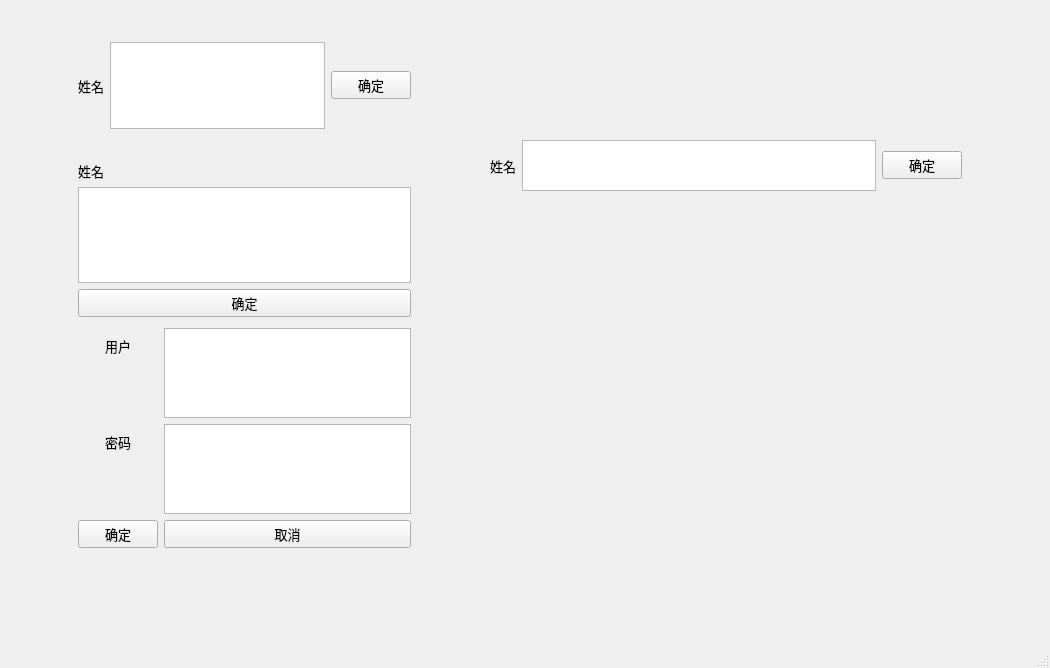
<?xml version="1.0" encoding="UTF-8"?>
<ui version="4.0">
 <class>MainWindow</class>
 <widget class="QMainWindow" name="MainWindow">
  <property name="geometry">
   <rect>
    <x>0</x>
    <y>0</y>
    <width>1050</width>
    <height>668</height>
   </rect>
  </property>
  <property name="windowTitle">
   <string>MainWindow</string>
  </property>
  <widget class="QWidget" name="centralwidget">
   <property name="font">
    <font>
     <family>微软雅黑</family>
     <pointsize>10</pointsize>
    </font>
   </property>
   <widget class="QWidget" name="horizontalLayoutWidget">
    <property name="geometry">
     <rect>
      <x>70</x>
      <y>34</y>
      <width>351</width>
      <height>105</height>
     </rect>
    </property>
    <layout class="QHBoxLayout" name="horizontalLayout">
     <property name="leftMargin">
      <number>8</number>
     </property>
     <property name="topMargin">
      <number>8</number>
     </property>
     <property name="rightMargin">
      <number>10</number>
     </property>
     <property name="bottomMargin">
      <number>10</number>
     </property>
     <item>
      <widget class="QLabel" name="label">
       <property name="enabled">
        <bool>true</bool>
       </property>
       <property name="font">
        <font>
         <family>微软雅黑</family>
         <pointsize>10</pointsize>
         <weight>50</weight>
         <bold>false</bold>
        </font>
       </property>
       <property name="text">
        <string>姓名</string>
       </property>
      </widget>
     </item>
     <item>
      <widget class="QTextEdit" name="textEdit">
       <property name="sizePolicy">
        <sizepolicy hsizetype="Preferred" vsizetype="Preferred">
         <horstretch>0</horstretch>
         <verstretch>0</verstretch>
        </sizepolicy>
       </property>
       <property name="sizeIncrement">
        <size>
         <width>0</width>
         <height>0</height>
        </size>
       </property>
      </widget>
     </item>
     <item>
      <widget class="QPushButton" name="pushButton">
       <property name="text">
        <string>确定</string>
       </property>
      </widget>
     </item>
    </layout>
   </widget>
   <widget class="QWidget" name="verticalLayoutWidget">
    <property name="geometry">
     <rect>
      <x>70</x>
      <y>153</y>
      <width>351</width>
      <height>174</height>
     </rect>
    </property>
    <layout class="QVBoxLayout" name="verticalLayout">
     <property name="leftMargin">
      <number>8</number>
     </property>
     <property name="topMargin">
      <number>8</number>
     </property>
     <property name="rightMargin">
      <number>10</number>
     </property>
     <property name="bottomMargin">
      <number>10</number>
     </property>
     <item>
      <widget class="QLabel" name="label_2">
       <property name="font">
        <font>
         <family>微软雅黑</family>
         <pointsize>10</pointsize>
        </font>
       </property>
       <property name="text">
        <string>姓名</string>
       </property>
      </widget>
     </item>
     <item>
      <widget class="QTextEdit" name="textEdit_2"/>
     </item>
     <item>
      <widget class="QPushButton" name="pushButton_2">
       <property name="text">
        <string>确定</string>
       </property>
      </widget>
     </item>
    </layout>
   </widget>
   <widget class="QWidget" name="formLayoutWidget">
    <property name="geometry">
     <rect>
      <x>70</x>
      <y>320</y>
      <width>351</width>
      <height>238</height>
     </rect>
    </property>
    <layout class="QFormLayout" name="formLayout">
     <property name="labelAlignment">
      <set>Qt::AlignCenter</set>
     </property>
     <property name="formAlignment">
      <set>Qt::AlignCenter</set>
     </property>
     <property name="leftMargin">
      <number>8</number>
     </property>
     <property name="topMargin">
      <number>8</number>
     </property>
     <property name="rightMargin">
      <number>10</number>
     </property>
     <property name="bottomMargin">
      <number>10</number>
     </property>
     <item row="0" column="0">
      <widget class="QLabel" name="label_3">
       <property name="text">
        <string>用户</string>
       </property>
       <property name="alignment">
        <set>Qt::AlignCenter</set>
       </property>
      </widget>
     </item>
     <item row="1" column="0">
      <widget class="QLabel" name="label_4">
       <property name="text">
        <string>密码</string>
       </property>
       <property name="alignment">
        <set>Qt::AlignCenter</set>
       </property>
      </widget>
     </item>
     <item row="2" column="0">
      <widget class="QPushButton" name="pushButton_3">
       <property name="text">
        <string>确定</string>
       </property>
      </widget>
     </item>
     <item row="0" column="1">
      <widget class="QTextEdit" name="textEdit_3"/>
     </item>
     <item row="1" column="1">
      <widget class="QTextEdit" name="textEdit_4"/>
     </item>
     <item row="2" column="1">
      <widget class="QPushButton" name="pushButton_4">
       <property name="sizePolicy">
        <sizepolicy hsizetype="Expanding" vsizetype="Fixed">
         <horstretch>0</horstretch>
         <verstretch>0</verstretch>
        </sizepolicy>
       </property>
       <property name="maximumSize">
        <size>
         <width>16777215</width>
         <height>16777215</height>
        </size>
       </property>
       <property name="layoutDirection">
        <enum>Qt::RightToLeft</enum>
       </property>
       <property name="text">
        <string>取消</string>
       </property>
      </widget>
     </item>
    </layout>
   </widget>
   <widget class="QWidget" name="widget" native="true">
    <property name="geometry">
     <rect>
      <x>490</x>
      <y>140</y>
      <width>472</width>
      <height>51</height>
     </rect>
    </property>
    <layout class="QHBoxLayout" name="horizontalLayout_2">
     <item>
      <widget class="QLabel" name="label_5">
       <property name="text">
        <string>姓名</string>
       </property>
      </widget>
     </item>
     <item>
      <widget class="QTextEdit" name="textEdit_5">
       <property name="acceptRichText">
        <bool>false</bool>
       </property>
      </widget>
     </item>
     <item>
      <widget class="QPushButton" name="pushButton_5">
       <property name="text">
        <string>确定</string>
       </property>
      </widget>
     </item>
    </layout>
   </widget>
  </widget>
  <widget class="QMenuBar" name="menubar">
   <property name="geometry">
    <rect>
     <x>0</x>
     <y>0</y>
     <width>1050</width>
     <height>26</height>
    </rect>
   </property>
  </widget>
  <widget class="QStatusBar" name="statusbar"/>
 </widget>
 <resources/>
 <connections/>
</ui>
